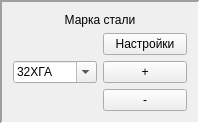
                    <widget class="QFrame" name="frame_2">
                     <property name="maximumSize">
                      <size>
                       <width>318</width>
                       <height>124</height>
                      </size>
                     </property>
                     <property name="frameShape">
                      <enum>QFrame::Panel</enum>
                     </property>
                     <property name="frameShadow">
                      <enum>QFrame::Sunken</enum>
                     </property>
                     <property name="lineWidth">
                      <number>2</number>
                     </property>
                     <property name="midLineWidth">
                      <number>3</number>
                     </property>
                     <layout class="QGridLayout" name="gridLayout_5">
                      <item row="1" column="0">
                       <layout class="QGridLayout" name="gridLayout_19">
                        <item row="3" column="1">
                         <widget class="QPushButton" name="discard_steel_a">
                          <property name="text">
                           <string>-</string>
                          </property>
                         </widget>
                        </item>
                        <item row="2" column="0">
                         <widget class="QComboBox" name="choose_steel_a">
                          <property name="editable">
                           <bool>true</bool>
                          </property>
                          <item>
                           <property name="text">
                            <string>32ХГА</string>
                           </property>
                          </item>
                          <item>
                           <property name="text">
                            <string>32ййй</string>
                           </property>
                          </item>
                          <item>
                           <property name="text">
                            <string>30йй</string>
                           </property>
                          </item>
                         </widget>
                        </item>
                        <item row="2" column="1">
                         <widget class="QPushButton" name="add_steel_a">
                          <property name="text">
                           <string>+</string>
                          </property>
                         </widget>
                        </item>
                        <item row="1" column="1">
                         <widget class="QPushButton" name="btn_refresh_a">
                          <property name="text">
                           <string>Настройки</string>
                          </property>
                         </widget>
                        </item>
                        <item row="0" column="0" colspan="2">
                         <widget class="QLabel" name="label_77">
                          <property name="text">
                           <string>Марка стали</string>
                          </property>
                          <property name="alignment">
                           <set>Qt::AlignCenter</set>
                          </property>
                          <property name="textInteractionFlags">
                           <set>Qt::LinksAccessibleByMouse|Qt::TextSelectableByMouse</set>
                          </property>
                         </widget>
                        </item>
                       </layout>
                      </item>
                     </layout>
                    </widget>
